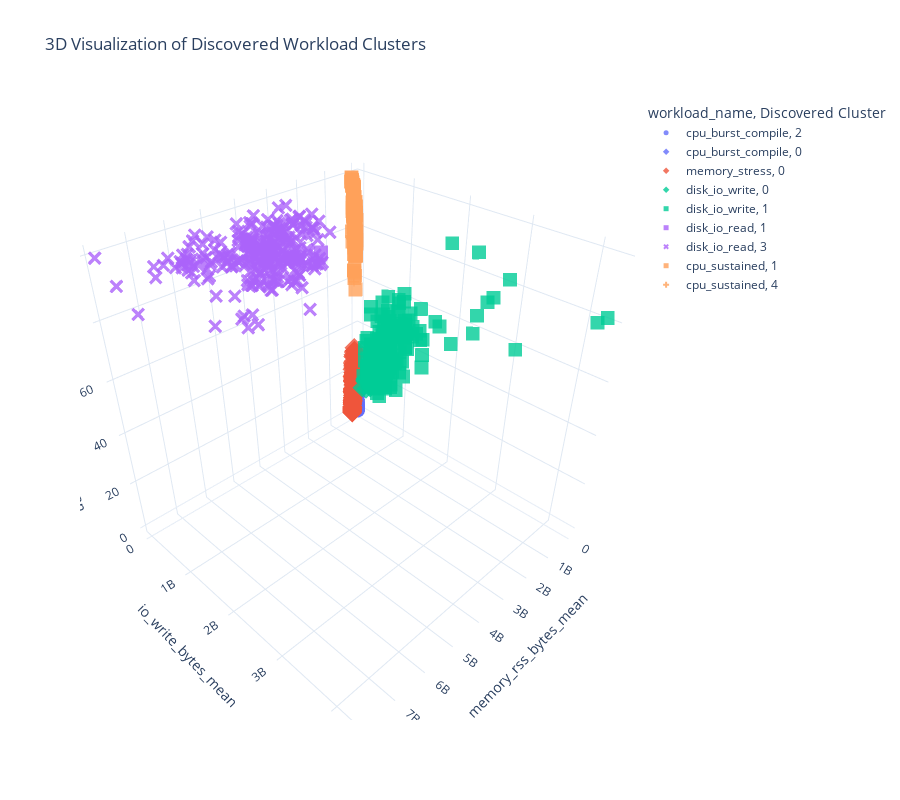

Notebook code cell kept with this figure:
### Markdown cell above
## 4. High-Fidelity Visualization (3D)

This 3D visualization confirms our hypothesis: the physical fingerprints of our different workloads are clearly separable in multi-dimensional space. The distinct, dense clusters are a strong indicator that a classification model will be highly successful.

### Code cell
kmeans_final = KMeans(n_clusters=OPTIMAL_K, random_state=42, n_init='auto')
discovered_clusters = kmeans_final.fit_predict(X_scaled)

important_features = [
    'memory_rss_bytes_mean',
    'io_write_bytes_mean',
    'cpu_percent_total_mean'
]

fig = px.scatter_3d(df_engineered, 
                    x=important_features[0], 
                    y=important_features[1], 
                    z=important_features[2], 
                    color=ground_truth_labels, 
                    symbol=discovered_clusters,
                    title="3D Visualization of Discovered Workload Clusters",
                    labels={'color': 'Ground Truth', 'symbol': 'Discovered Cluster'},
                    height=800)

fig.update_traces(marker=dict(size=5, opacity=0.8))
fig.show()

console.print(Rule("[bold green]Visualization Analysis[/bold green]"))
console.print("The interactive 3D plot confirms our hypothesis. The workload archetypes form dense, well-separated clusters.")

### Figure 1 — Plotly figure (JSON) as saved in the notebook; plotly's stock layout.template omitted (floating-point values rounded to 4 significant figures; data arrays with more than 128 entries replaced by an {"elided": "..."} marker saying what was removed)
{"data": [{"hovertemplate": "workload_name=cpu_burst_compile<br>Discovered Cluster=2<br>memory_rss_bytes_mean=%{x}<br>io_write_bytes_mean=%{y}<br>cpu_percent_total_mean=%{z}<extra></extra>", "legendgroup": "cpu_burst_compile, 2", "marker": {"color": "#636efa", "opacity": 0.8, "size": 5, "symbol": "circle"}, "mode": "markers", "name": "cpu_burst_compile, 2", "scene": "scene", "showlegend": true, "type": "scatter3d", "x": {"elided": "266 float values"}, "y": {"elided": "266 float values"}, "z": {"elided": "266 float values"}}, {"hovertemplate": "workload_name=cpu_burst_compile<br>Discovered Cluster=0<br>memory_rss_bytes_mean=%{x}<br>io_write_bytes_mean=%{y}<br>cpu_percent_total_mean=%{z}<extra></extra>", "legendgroup": "cpu_burst_compile, 0", "marker": {"color": "#636efa", "opacity": 0.8, "size": 5, "symbol": "diamond"}, "mode": "markers", "name": "cpu_burst_compile, 0", "scene": "scene", "showlegend": true, "type": "scatter3d", "x": [9373000.0], "y": [77750.0], "z": [8.826]}, {"hovertemplate": "workload_name=memory_stress<br>Discovered Cluster=0<br>memory_rss_bytes_mean=%{x}<br>io_write_bytes_mean=%{y}<br>cpu_percent_total_mean=%{z}<extra></extra>", "legendgroup": "memory_stress, 0", "marker": {"color": "#EF553B", "opacity": 0.8, "size": 5, "symbol": "diamond"}, "mode": "markers", "name": "memory_stress, 0", "scene": "scene", "showlegend": true, "type": "scatter3d", "x": {"elided": "295 float values"}, "y": {"elided": "295 float values"}, "z": {"elided": "295 float values"}}, {"hovertemplate": "workload_name=disk_io_write<br>Discovered Cluster=0<br>memory_rss_bytes_mean=%{x}<br>io_write_bytes_mean=%{y}<br>cpu_percent_total_mean=%{z}<extra></extra>", "legendgroup": "disk_io_write, 0", "marker": {"color": "#00cc96", "opacity": 0.8, "size": 5, "symbol": "diamond"}, "mode": "markers", "name": "disk_io_write, 0", "scene": "scene", "showlegend": true, "type": "scatter3d", "x": [17830000.0, 17890000.0, 17980000.0, 17810000.0, 17880000.0], "y": [212100000.0, 184000000.0, 184300000.0, 314500000.0, 118700000.0], "z": [13.03, 17.6, 16.8, 14.91, 12.76]}, {"hovertemplate": "workload_name=disk_io_write<br>Discovered Cluster=1<br>memory_rss_bytes_mean=%{x}<br>io_write_bytes_mean=%{y}<br>cpu_percent_total_mean=%{z}<extra></extra>", "legendgroup": "disk_io_write, 1", "marker": {"color": "#00cc96", "opacity": 0.8, "size": 5, "symbol": "square"}, "mode": "markers", "name": "disk_io_write, 1", "scene": "scene", "showlegend": true, "type": "scatter3d", "x": {"elided": "255 float values"}, "y": {"elided": "255 float values"}, "z": {"elided": "255 float values"}}, {"hovertemplate": "workload_name=disk_io_read<br>Discovered Cluster=1<br>memory_rss_bytes_mean=%{x}<br>io_write_bytes_mean=%{y}<br>cpu_percent_total_mean=%{z}<extra></extra>", "legendgroup": "disk_io_read, 1", "marker": {"color": "#ab63fa", "opacity": 0.8, "size": 5, "symbol": "square"}, "mode": "markers", "name": "disk_io_read, 1", "scene": "scene", "showlegend": true, "type": "scatter3d", "x": [1445000000.0], "y": [0.0], "z": [76.39]}, {"hovertemplate": "workload_name=disk_io_read<br>Discovered Cluster=3<br>memory_rss_bytes_mean=%{x}<br>io_write_bytes_mean=%{y}<br>cpu_percent_total_mean=%{z}<extra></extra>", "legendgroup": "disk_io_read, 3", "marker": {"color": "#ab63fa", "opacity": 0.8, "size": 5, "symbol": "x"}, "mode": "markers", "name": "disk_io_read, 3", "scene": "scene", "showlegend": true, "type": "scatter3d", "x": {"elided": "277 float values"}, "y": {"elided": "277 float values"}, "z": {"elided": "277 float values"}}, {"hovertemplate": "workload_name=cpu_sustained<br>Discovered Cluster=1<br>memory_rss_bytes_mean=%{x}<br>io_write_bytes_mean=%{y}<br>cpu_percent_total_mean=%{z}<extra></extra>", "legendgroup": "cpu_sustained, 1", "marker": {"color": "#FFA15A", "opacity": 0.8, "size": 5, "symbol": "square"}, "mode": "markers", "name": "cpu_sustained, 1", "scene": "scene", "showlegend": true, "type": "scatter3d", "x": {"elided": "207 float values"}, "y": {"elided": "207 float values"}, "z": {"elided": "207 float values"}}, {"hovertemplate": "workload_name=cpu_sustained<br>Discovered Cluster=4<br>memory_rss_bytes_mean=%{x}<br>io_write_bytes_mean=%{y}<br>cpu_percent_total_mean=%{z}<extra></extra>", "legendgroup": "cpu_sustained, 4", "marker": {"color": "#FFA15A", "opacity": 0.8, "size": 5, "symbol": "cross"}, "mode": "markers", "name": "cpu_sustained, 4", "scene": "scene", "showlegend": true, "type": "scatter3d", "x": [241900000.0, 225500000.0, 203500000.0, 135100000.0, 160900000.0, 193600000.0, 171600000.0, 128000000.0, 216100000.0, 251800000.0, 162700000.0, 200100000.0, 168700000.0, 232500000.0, 233700000.0, 242600000.0, 202900000.0, 153300000.0, 235500000.0, 133000000.0, 261700000.0, 255600000.0, 205000000.0, 234100000.0, 159300000.0, 174700000.0, 211400000.0, 186600000.0, 230200000.0, 274900000.0, 136800000.0, 175500000.0, 159300000.0, 268700000.0, 238000000.0, 163600000.0, 244000000.0, 208700000.0, 246100000.0, 163600000.0, 164200000.0, 232200000.0, 191200000.0, 188900000.0, 219500000.0, 198900000.0, 227400000.0, 192300000.0, 190600000.0, 172600000.0, 169000000.0, 137000000.0, 246100000.0, 223700000.0, 181300000.0, 201100000.0, 200400000.0, 237300000.0, 238200000.0, 245100000.0, 91730000.0, 165500000.0, 228900000.0, 202600000.0, 209400000.0, 223500000.0, 235200000.0, 212100000.0, 121500000.0, 128500000.0, 103000000.0, 156700000.0, 243500000.0, 211600000.0, 158000000.0, 169900000.0, 173400000.0, 242400000.0, 139600000.0, 137100000.0, 140400000.0, 167000000.0, 165500000.0, 204300000.0, 161700000.0, 196900000.0, 200900000.0, 240000000.0, 163800000.0, 167500000.0, 170000000.0, 87460000.0, 164400000.0, 203900000.0, 176200000.0, 148200000.0, 203600000.0, 151400000.0, 175700000.0, 159700000.0, 216500000.0, 148700000.0, 144500000.0], "y": [0.0, 0.0, 0.0, 0.0, 0.0, 0.0, 0.0, 0.0, 0.0, 0.0, 0.0, 0.0, 0.0, 0.0, 0.0, 0.0, 0.0, 0.0, 0.0, 0.0, 0.0, 0.0, 0.0, 0.0, 0.0, 0.0, 0.0, 0.0, 0.0, 0.0, 0.0, 0.0, 0.0, 0.0, 0.0, 0.0, 0.0, 0.0, 0.0, 0.0, 0.0, 0.0, 0.0, 0.0, 0.0, 0.0, 0.0, 0.0, 0.0, 0.0, 0.0, 0.0, 0.0, 0.0, 0.0, 0.0, 0.0, 0.0, 0.0, 0.0, 0.0, 0.0, 0.0, 0.0, 0.0, 0.0, 0.0, 0.0, 0.0, 0.0, 0.0, 0.0, 0.0, 0.0, 0.0, 0.0, 0.0, 0.0, 0.0, 0.0, 0.0, 0.0, 0.0, 0.0, 0.0, 0.0, 0.0, 0.0, 0.0, 0.0, 0.0, 0.0, 0.0, 0.0, 0.0, 0.0, 0.0, 0.0, 0.0, 0.0, 0.0, 0.0, 0.0], "z": [86.49, 89.01, 87.93, 71.41, 81.31, 84.66, 79.52, 76.75, 80.22, 88.94, 76.68, 85.99, 85.05, 81.49, 87.3, 86.27, 82.87, 81.16, 86.71, 73.6, 90.08, 83.17, 84.85, 82.27, 83.84, 84.0, 80.72, 85.85, 84.01, 77.17, 78.34, 79.52, 70.56, 86.55, 80.9, 79.73, 85.09, 81.15, 76.6, 82.9, 79.76, 82.96, 84.95, 73.02, 79.67, 83.37, 87.27, 92.86, 83.32, 81.69, 81.81, 74.08, 86.55, 77.4, 84.37, 83.53, 81.97, 83.66, 82.56, 75.92, 76.55, 82.38, 78.24, 91.1, 84.04, 80.6, 77.19, 81.98, 70.83, 86.98, 70.98, 74.76, 87.27, 87.04, 70.75, 80.12, 81.34, 86.54, 80.56, 83.47, 84.5, 73.22, 75.59, 74.89, 85.37, 87.38, 81.16, 85.25, 82.02, 59.81, 61.71, 73.37, 71.27, 80.7, 81.19, 82.02, 79.73, 80.14, 77.14, 82.88, 81.23, 75.56, 74.19]}], "layout": {"height": 800, "legend": {"title": {"text": "workload_name, Discovered Cluster"}, "tracegroupgap": 0}, "scene": {"domain": {"x": [0, 1], "y": [0, 1]}, "xaxis": {"title": {"text": "memory_rss_bytes_mean"}}, "yaxis": {"title": {"text": "io_write_bytes_mean"}}, "zaxis": {"title": {"text": "cpu_percent_total_mean"}}}, "title": {"text": "3D Visualization of Discovered Workload Clusters"}}}
